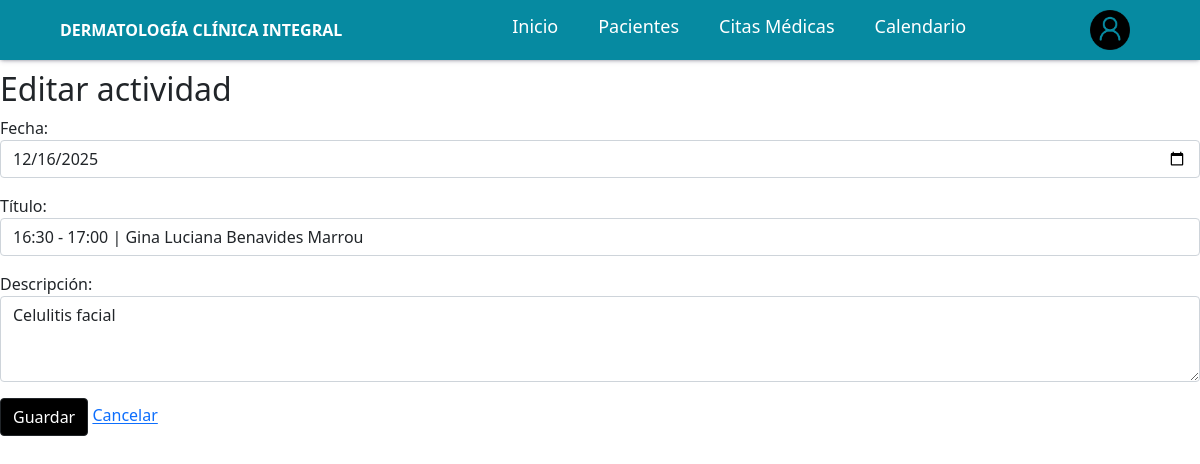
Screenshot of /productivity/activity/4/edit/ (signed in) with the database file from the repository.
### productividad/models.py (models this page shows, shortened)
class DailyActivity(models.Model):
    SCORE_CHOICES = (
        (1, 'Bajo'),
        (2, 'Medio'),
        (3, 'Alto'),
    )
    user = models.ForeignKey(User, on_delete=models.CASCADE, related_name='activities')
    date = models.DateField()
    title = models.CharField(max_length=255)
    description = models.TextField(blank=True, null=True)
    score = models.PositiveSmallIntegerField(choices=SCORE_CHOICES, null=True, blank=True)
    scored_by = models.ForeignKey(User, null=True, blank=True, on_delete=models.SET_NULL, related_name='scored_activities')
    scored_at = models.DateTimeField(null=True, blank=True)
    created_at = models.DateTimeField(auto_now_add=True)
    updated_at = models.DateTimeField(auto_now=True)
    class Meta:
        unique_together = ('user', 'date', 'title')
        ordering = ['-date', '-created_at']

### productividad/views.py (the view, shortened to what this page needs)
# urls.py: path('activity/<int:pk>/edit/', views.ActivityUpdateView.as_view(), name='activity_edit'),
class ActivityUpdateView(LoginRequiredMixin, UpdateView):
    model = DailyActivity
    form_class = ActivityForm
    template_name = 'productivity/activity_form.html'
    def dispatch(self, request, *args, **kwargs):
        obj = self.get_object()
        if obj.user != request.user and not request.user.is_staff and not getattr(request.user, 'is_admin', False):
            return HttpResponseForbidden()
        return super().dispatch(request, *args, **kwargs)

### productividad/forms.py
class ActivityForm(forms.ModelForm):
    class Meta:
        model = DailyActivity
        fields = ('date', 'title', 'description')
        labels = {
            'date': 'Fecha',
            'title': 'Título',
            'description': 'Descripción',
        }
        widgets = {
            'date': forms.DateInput(attrs={'type': 'date'}),
            'description': forms.Textarea(attrs={'rows': 3}),
        }
    def __init__(self, *args, **kwargs):
        super().__init__(*args, **kwargs)
        for name, field in self.fields.items():
            field.widget.attrs['class'] = 'form-control'
            field.widget.attrs['autocomplete'] = 'off'

### templates/productivity/activity_form.html
{% extends "base.html" %}
{% load static %}
{% block body %}
{% include "../components/navbar.html" %}
<h2>{% if object %}Editar{% else %}Agregar{% endif %} actividad</h2>
<form method="post">{% csrf_token %}
{{ form.as_p }}
<button class="btn btn-dark" style="background-color: #000 !important;">Guardar</button>
<a href="{% url 'productivity:calendar' %}">Cancelar</a>
</form>
{% endblock %}

### rows the page displays
DailyActivity: date "12/16/2025", title "16:30 - 17:00 | Gina Luciana Benavides Marrou", description "Celulitis facial"
